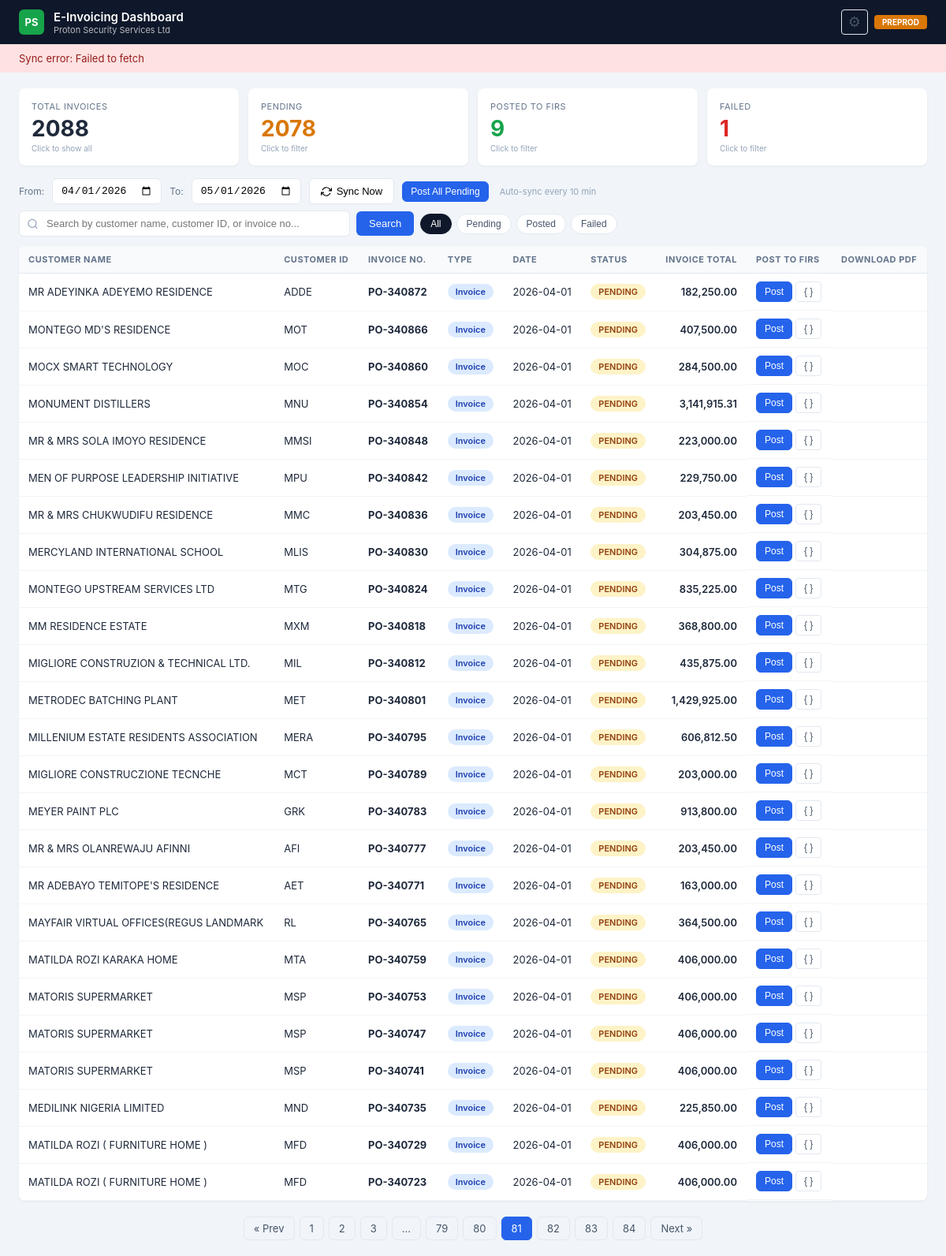
Page /?date_from=2026-04-01&date_to=2026-05-01&q=&status=&page=81 on the committed database.
### tables this page shows
CREATE TABLE invoices (
                post_order          INTEGER PRIMARY KEY,
                trx_number          INTEGER,
                invoice_num         TEXT,
                customer_name       TEXT,
                customer_id         TEXT,
                customer_tin        TEXT,
                customer_email      TEXT,
                customer_phone      TEXT,
                customer_address    TEXT,
                customer_city       TEXT,
                invoice_date        TEXT,
                amount              REAL    DEFAULT 0,
                vat_amount          REAL    DEFAULT 0,
                status              TEXT    DEFAULT 'pending',
                irn                 TEXT,
                qr_code             TEXT,
                posted_at           TEXT,
                error_message       TEXT,
                api_response        TEXT,
                invoice_description TEXT,
                invoice_type        TEXT    DEFAULT 'Invoice',
                last_synced         TEXT
            );

### app.py (the view)
@app.route("/")
def index():
    page = request.args.get("page", 1, type=int)
    q = request.args.get("q", "").strip()
    status_filter = request.args.get("status", "").strip()
    today = date.today()
    default_from = today.replace(day=1).strftime("%Y-%m-%d")
    default_to = (
        today.replace(day=31).strftime("%Y-%m-%d")
        if today.month == 12
        else today.replace(month=today.month + 1, day=1).strftime("%Y-%m-%d")
    )
    date_from = request.args.get("date_from", default_from).strip()
    date_to   = request.args.get("date_to",   default_to).strip()
    try:
        range_params = (date_from, date_to)
        all_stats = db_read(
            "SELECT status, COUNT(*) as cnt FROM invoices "
            "WHERE invoice_date >= ? AND invoice_date <= ? GROUP BY status",
            range_params
        )
        stats = {"total": 0, "posted": 0, "pending": 0, "failed": 0, "credit_notes": 0, "invoices_count": 0}
        for s in all_stats: stats[s["status"]] = s["cnt"]; stats["total"] += s["cnt"]
        type_stats = db_read(
            "SELECT invoice_type, COUNT(*) as cnt FROM invoices "
            "WHERE invoice_date >= ? AND invoice_date <= ? GROUP BY invoice_type",
            range_params
        )
        for t in type_stats:
            if t["invoice_type"] == "Credit Note": stats["credit_notes"] = t["cnt"]
            elif t["invoice_type"] == "Invoice": stats["invoices_count"] = t["cnt"]
        where_parts = ["invoice_date >= ?", "invoice_date <= ?"]
        params = [date_from, date_to]
        if q:
            where_parts.append(
                "(LOWER(customer_name) LIKE ? OR LOWER(customer_id) LIKE ? OR LOWER(invoice_num) LIKE ?)"
            )
            like = f"%{q.lower()}%"
            params += [like, like, like]
        if status_filter and status_filter in ("pending", "posted", "failed"):
            where_parts.append("status = ?")
            params.append(status_filter)
        where_sql = "WHERE " + " AND ".join(where_parts)
        count_row = db_read_one(f"SELECT COUNT(*) as cnt FROM invoices {where_sql}", tuple(params))
        total = count_row["cnt"] if count_row else 0
        total_pages = max(1, (total + PER_PAGE - 1) // PER_PAGE)
        page = max(1, min(page, total_pages))
        offset = (page - 1) * PER_PAGE
        invoices = db_read(
            f"SELECT * FROM invoices {where_sql} ORDER BY invoice_date DESC, trx_number DESC LIMIT ? OFFSET ?",
            tuple(params) + (PER_PAGE, offset)
        )
    except:
        invoices=[]; stats={"total":0,"posted":0,"pending":0,"failed":0,"credit_notes":0,"invoices_count":0}; total=0; total_pages=1; page=1
    return render_template(
        "index.html",
        invoices=invoices, stats=stats,
        page=page, total_pages=total_pages, total=total,
        q=q, status_filter=status_filter,
        date_from=date_from, date_to=date_to
    )

### app.py (called while the page is built)
def _open_db():
    conn = sqlite3.connect(DB_PATH, timeout=30)
    conn.row_factory = sqlite3.Row
    conn.execute("PRAGMA journal_mode=WAL")
    conn.execute("PRAGMA busy_timeout=10000")
    return conn

def db_read(sql, params=()):
    with _db_lock:
        conn = _open_db()
        try: return [dict(r) for r in conn.execute(sql, params).fetchall()]
        finally: conn.close()

def db_read_one(sql, params=()):
    with _db_lock:
        conn = _open_db()
        try:
            row = conn.execute(sql, params).fetchone()
            return dict(row) if row else None
        finally: conn.close()

### templates/index.html (shortened to what this page needs)
<!DOCTYPE html>
<html lang="en">
<head>
</head>
<body>
<header class="header">
    <div class="header-left">
        <div class="header-logo">PS</div>
        <div>
            <div class="header-title">E-Invoicing Dashboard</div>
            <div class="header-subtitle">Proton Security Services Ltd</div>
        </div>
    </div>
    <div class="header-right" style="display:flex;align-items:center;gap:8px">
        <button class="btn-ghost" onclick="openSettings()" title="Tax Category Settings" style="font-size:18px;padding:4px 8px">&#9881;</button>
        <span class="header-env">PREPROD</span>
    </div>
</header>
<div class="sync-banner" id="syncBanner" style="display:none">
    <span id="syncBannerText">Syncing invoices from Sage 50...</span>
</div>
<div class="stats-bar">
    <div class="stat-card" onclick="setStatusFilter('')" title="Show all">
        <div class="stat-label">Total Invoices</div>
        <div class="stat-value">{{ stats.total }}</div>
        <div class="stat-hint">Click to show all</div>
    </div>
    <div class="stat-card pending {% if status_filter == 'pending' %}active-filter{% endif %}" onclick="setStatusFilter('pending')" title="Filter pending">
        <div class="stat-label">Pending</div>
        <div class="stat-value">{{ stats.pending }}</div>
        <div class="stat-hint">Click to filter</div>
    </div>
    <div class="stat-card posted {% if status_filter == 'posted' %}active-filter{% endif %}" onclick="setStatusFilter('posted')" title="Filter posted">
        <div class="stat-label">Posted to FIRS</div>
        <div class="stat-value">{{ stats.posted }}</div>
        <div class="stat-hint">Click to filter</div>
    </div>
    <div class="stat-card failed {% if status_filter == 'failed' %}active-filter{% endif %}" onclick="setStatusFilter('failed')" title="Filter failed">
        <div class="stat-label">Failed</div>
        <div class="stat-value">{{ stats.failed }}</div>
        <div class="stat-hint">Click to filter</div>
    </div>
</div>
<div class="toolbar">
    <label style="font-size:12px;color:var(--slate500)">From:</label>
    <input type="date" id="dateFrom" value="{{ date_from }}" onchange="applyDateRange()">
    <label style="font-size:12px;color:var(--slate500)">To:</label>
    <input type="date" id="dateTo" value="{{ date_to }}" onchange="applyDateRange()">
    <button class="btn" id="btnSync" onclick="syncSage()">
        <svg width="14" height="14" viewBox="0 0 24 24" fill="none" stroke="currentColor" stroke-width="2"><polyline points="23 4 23 10 17 10"/><polyline points="1 20 1 14 7 14"/><path d="M3.51 9a9 9 0 0 1 14.85-3.36L23 10M1 14l4.64 4.36A9 9 0 0 0 20.49 15"/></svg>
        Sync Now
    </button>
    <button class="btn btn-primary btn-sm" onclick="postAllPending()">Post All Pending</button>
    <span id="autoSyncLabel" style="font-size:11px;color:var(--slate400);margin-left:4px">Auto-sync every 10 min</span>
</div>
<form method="GET" action="/" class="search-bar" id="searchForm">
    <div class="search-input-wrap">
        <input
            type="text"
            name="q"
            id="searchInput"
            placeholder="Search by customer name, customer ID, or invoice no..."
            value="{{ q }}"
            autocomplete="off"
        >
    </div>
    <button type="submit" class="search-btn">Search</button>
    <div class="status-filters">
        <button type="button" class="status-filter-btn {% if not status_filter %}active{% endif %}" onclick="setStatusFilter('')">All</button>
        <button type="button" class="status-filter-btn pending {% if status_filter == 'pending' %}active{% endif %}" onclick="setStatusFilter('pending')">Pending</button>
        <button type="button" class="status-filter-btn posted {% if status_filter == 'posted' %}active{% endif %}" onclick="setStatusFilter('posted')">Posted</button>
        <button type="button" class="status-filter-btn failed {% if status_filter == 'failed' %}active{% endif %}" onclick="setStatusFilter('failed')">Failed</button>
    </div>
</form>
<div class="table-wrap">
<table>
    <thead>
        <tr>
            <th>Customer Name</th><th>Customer ID</th><th>Invoice No.</th><th>Type</th><th>Date</th>
            <th>Status</th><th style="text-align:right">Invoice Total</th><th>Post to FIRS</th><th>Download PDF</th>
        </tr>
    </thead>
    <tbody>
        {% for inv in invoices %}
        <tr>
            <td>{{ inv.customer_name }}</td>
            <td>{{ inv.customer_id }}</td>
            <td><strong>{{ inv.invoice_num }}</strong></td>
            <td>
                {% if inv.invoice_type == 'Credit Note' %}
                    <span class="badge badge-credit">Credit Note</span>
                {% elif inv.invoice_type == 'Debit Note' %}
                    <span class="badge badge-debit">Debit Note</span>
                {% else %}
                    <span class="badge badge-invoice">Invoice</span>
                {% endif %}
            </td>
            <td>{{ inv.invoice_date }}</td>
            <td>
                {% if inv.status == 'posted' %}<span class="badge badge-posted">POSTED</span>
                {% elif inv.status == 'failed' %}<span class="badge badge-failed">FAILED</span>
                    <button class="btn-ghost" onclick="showError({{ inv.post_order }})" title="View full error" style="color:var(--red);font-size:11px;padding:2px 6px;margin-left:4px">&#9888; Error</button>
                {% else %}<span class="badge badge-pending">PENDING</span>{% endif %}
            </td>
            <td style="text-align:right;font-weight:600">{{ "{:,.2f}".format(inv.amount) }}</td>
            <td class="actions-cell">
                {% if inv.status == 'posted' %}
                    <span style="color:var(--green);font-size:12px;font-weight:600">&#10003; Done</span>
                {% elif inv.status == 'failed' %}
                    <button class="btn btn-sm" style="background:var(--red);color:white" onclick="postInvoice({{ inv.post_order }}, this)">Retry</button>
                {% else %}
                    <button class="btn btn-primary btn-sm" onclick="postInvoice({{ inv.post_order }}, this)">Post</button>
                {% endif %}
                <button class="btn-ghost" onclick="previewPayload({{ inv.post_order }})" title="Preview JSON payload">{ }</button>
            </td>
            <td>
            </td>
        </tr>
        {% endfor %}
    </tbody>
</table>
</div>
{% if total_pages > 1 %}
<div class="pagination">
    {% set base_url = '?date_from=' ~ date_from ~ '&date_to=' ~ date_to ~ '&q=' ~ q ~ '&status=' ~ status_filter ~ '&page=' %}
    {% if page > 1 %}<a href="{{ base_url ~ (page - 1) }}">&laquo; Prev</a>{% endif %}
    {% for p in range(1, total_pages + 1) %}
        {% if p == page %}<span class="active">{{ p }}</span>
        {% elif p <= 3 or p > total_pages - 3 or (p >= page - 2 and p <= page + 2) %}<a href="{{ base_url ~ p }}">{{ p }}</a>
        {% elif p == 4 or p == total_pages - 3 %}<span>...</span>{% endif %}
    {% endfor %}
    {% if page < total_pages %}<a href="{{ base_url ~ (page + 1) }}">Next &raquo;</a>{% endif %}
</div>
{% endif %}
</body>
</html>

### rows in the picture
invoices: customer_name "MR ADEYINKA ADEYEMO RESIDENCE", customer_id "ADDE", invoice_num "PO-340872", invoice_type "Invoice", invoice_date "2026-04-01", status "PENDING", amount "182,250.00"
invoices: customer_name "MONTEGO MD'S RESIDENCE", customer_id "MOT", invoice_num "PO-340866", invoice_type "Invoice", invoice_date "2026-04-01", status "PENDING", amount "407,500.00"
invoices: customer_name "MOCX SMART TECHNOLOGY", customer_id "MOC", invoice_num "PO-340860", invoice_type "Invoice", invoice_date "2026-04-01", status "PENDING", amount "284,500.00"
invoices: customer_name "MONUMENT DISTILLERS", customer_id "MNU", invoice_num "PO-340854", invoice_type "Invoice", invoice_date "2026-04-01", status "PENDING", amount "3,141,915.31"
invoices: customer_name "MR & MRS SOLA IMOYO RESIDENCE", customer_id "MMSI", invoice_num "PO-340848", invoice_type "Invoice", invoice_date "2026-04-01", status "PENDING", amount "223,000.00"
invoices: customer_name "MEN OF PURPOSE LEADERSHIP INITIATIVE", customer_id "MPU", invoice_num "PO-340842", invoice_type "Invoice", invoice_date "2026-04-01", status "PENDING", amount "229,750.00"
invoices: customer_name "MR & MRS CHUKWUDIFU RESIDENCE", customer_id "MMC", invoice_num "PO-340836", invoice_type "Invoice", invoice_date "2026-04-01", status "PENDING", amount "203,450.00"
invoices: customer_name "MERCYLAND INTERNATIONAL SCHOOL", customer_id "MLIS", invoice_num "PO-340830", invoice_type "Invoice", invoice_date "2026-04-01", status "PENDING", amount "304,875.00"
invoices: customer_name "MONTEGO UPSTREAM SERVICES LTD", customer_id "MTG", invoice_num "PO-340824", invoice_type "Invoice", invoice_date "2026-04-01", status "PENDING", amount "835,225.00"
invoices: customer_name "MM RESIDENCE ESTATE", customer_id "MXM", invoice_num "PO-340818", invoice_type "Invoice", invoice_date "2026-04-01", status "PENDING", amount "368,800.00"
invoices: customer_name "MIGLIORE CONSTRUZION & TECHNICAL LTD.", customer_id "MIL", invoice_num "PO-340812", invoice_type "Invoice", invoice_date "2026-04-01", status "PENDING", amount "435,875.00"
invoices: customer_name "METRODEC BATCHING PLANT", customer_id "MET", invoice_num "PO-340801", invoice_type "Invoice", invoice_date "2026-04-01", status "PENDING", amount "1,429,925.00"
invoices: customer_name "MILLENIUM ESTATE RESIDENTS ASSOCIATION", customer_id "MERA", invoice_num "PO-340795", invoice_type "Invoice", invoice_date "2026-04-01", status "PENDING", amount "606,812.50"
invoices: customer_name "MIGLIORE CONSTRUCZIONE TECNCHE", customer_id "MCT", invoice_num "PO-340789", invoice_type "Invoice", invoice_date "2026-04-01", status "PENDING", amount "203,000.00"
invoices: customer_name "MEYER PAINT PLC", customer_id "GRK", invoice_num "PO-340783", invoice_type "Invoice", invoice_date "2026-04-01", status "PENDING", amount "913,800.00"
invoices: customer_name "MR & MRS OLANREWAJU AFINNI", customer_id "AFI", invoice_num "PO-340777", invoice_type "Invoice", invoice_date "2026-04-01", status "PENDING", amount "203,450.00"
invoices: customer_name "MR ADEBAYO TEMITOPE'S RESIDENCE", customer_id "AET", invoice_num "PO-340771", invoice_type "Invoice", invoice_date "2026-04-01", status "PENDING", amount "163,000.00"
invoices: customer_name "MAYFAIR VIRTUAL OFFICES(REGUS LANDMARK", customer_id "RL", invoice_num "PO-340765", invoice_type "Invoice", invoice_date "2026-04-01", status "PENDING", amount "364,500.00"
invoices: customer_name "MATILDA ROZI KARAKA HOME", customer_id "MTA", invoice_num "PO-340759", invoice_type "Invoice", invoice_date "2026-04-01", status "PENDING", amount "406,000.00"
invoices: customer_name "MATORIS SUPERMARKET", customer_id "MSP", invoice_num "PO-340753", invoice_type "Invoice", invoice_date "2026-04-01", status "PENDING", amount "406,000.00"
invoices: customer_name "MATORIS SUPERMARKET", customer_id "MSP", invoice_num "PO-340747", invoice_type "Invoice", invoice_date "2026-04-01", status "PENDING", amount "406,000.00"
invoices: customer_name "MATORIS SUPERMARKET", customer_id "MSP", invoice_num "PO-340741", invoice_type "Invoice", invoice_date "2026-04-01", status "PENDING", amount "406,000.00"
invoices: customer_name "MEDILINK NIGERIA LIMITED", customer_id "MND", invoice_num "PO-340735", invoice_type "Invoice", invoice_date "2026-04-01", status "PENDING", amount "225,850.00"
invoices: customer_name "MATILDA ROZI ( FURNITURE HOME )", customer_id "MFD", invoice_num "PO-340729", invoice_type "Invoice", invoice_date "2026-04-01", status "PENDING", amount "406,000.00"
invoices: customer_name "MATILDA ROZI ( FURNITURE HOME )", customer_id "MFD", invoice_num "PO-340723", invoice_type "Invoice", invoice_date "2026-04-01", status "PENDING", amount "406,000.00"

### other values in the picture
{{ stats.total }} "2088"
{{ stats.pending }} "2078"
{{ stats.posted }} "9"
{{ stats.failed }} "1"
{{ p }} "1" "2" "3" "79" "80" "82" "83" "84"
{{ p }} "81"
